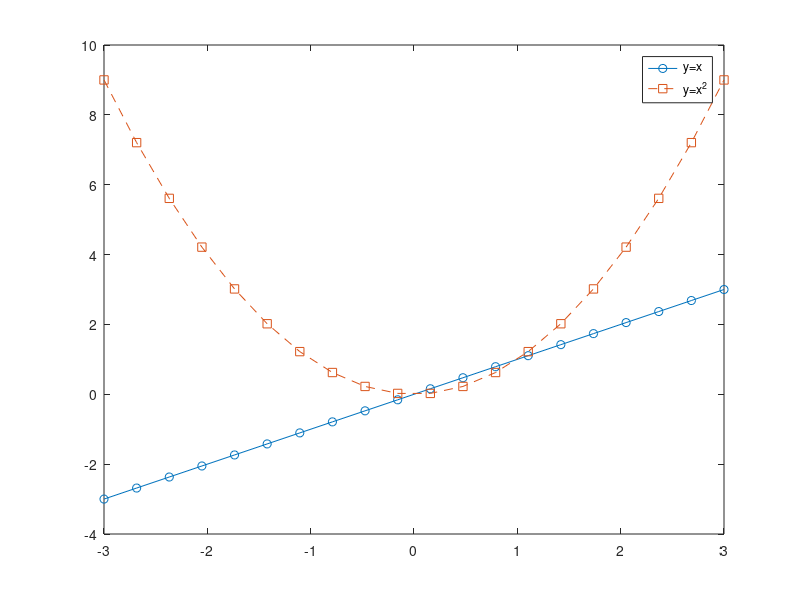

MATLAB code to generate this figure:
% 1.
x = [3 2 6 8]'
y = [4 1 3 5]'

% a) Add the sum of the elements in $x$ to $y$.
sum(x) + y

% b) Raise each element of $x$ to the power specified by the
% corresponding element in $y$.
y .^ x

% c) Divide each element of $y$ by the corresponding element in $x$.
y ./ x

% d) Multiply each element in $x$ by the corresponding element in $y$,
% calling the result $z$.
z = x .* y

% e) Add up the elements in $z$ and assign the result to a variable
% called $w$.
w = sum(z)

% f) Compute x'*y - w and interpret the result.  Answer: This is the
% scalar product of $x$ and $y$ minus the sum of the components in the
% component-wise product of $x$ and $y$.
x'*y - w

% 2. In each of the following cases, create a vector $x$ of length 20
% with the elements
% a) 2, 4, 6, 8, ...
x = [];
for n = 1:20
  x = [x n*2];
end
x

% b) 10, 8, 6, 4, 2, 0, -2, -4, ...
x = [];
for n = 1:20
  x = [x 12-n*2];
end
x

% c) 1, 1/2, 1/3, 1/4, 1/5, ...
x = [];
for n = 1:20
  x = [x 1/n];
end
x

% d) 0, 1/2, 2/3, 3/4, 4/5, ...
x = [];
for n = 1:20
  x = [x (n-1)/n];
end
x

% 3.
% a) Plot functions $y = x$ and $y = x^2$ over the interval $-3 < x <
% 3$ and put them in a single figure. Use different line styles and
% marker types to distinguish them and include legends.
x = linspace(-3, 3, 20);
y1 = arrayfun(inline('x', 'x'), x);
y2 = arrayfun(inline('x^2', 'x'), x);
plot(x, y1, '-o;y=x;', x, y2, '--s;y=x^2;')


